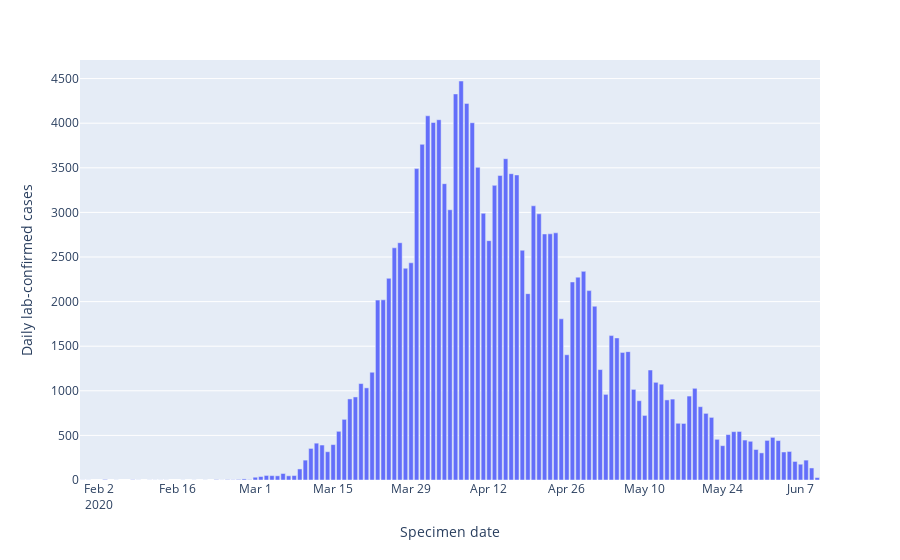

The cell this chart's notebook holds for it:
### Code cell
fig2 = px.bar(df_cases_england, x="Specimen date", y="Daily lab-confirmed cases")
fig2.show()
